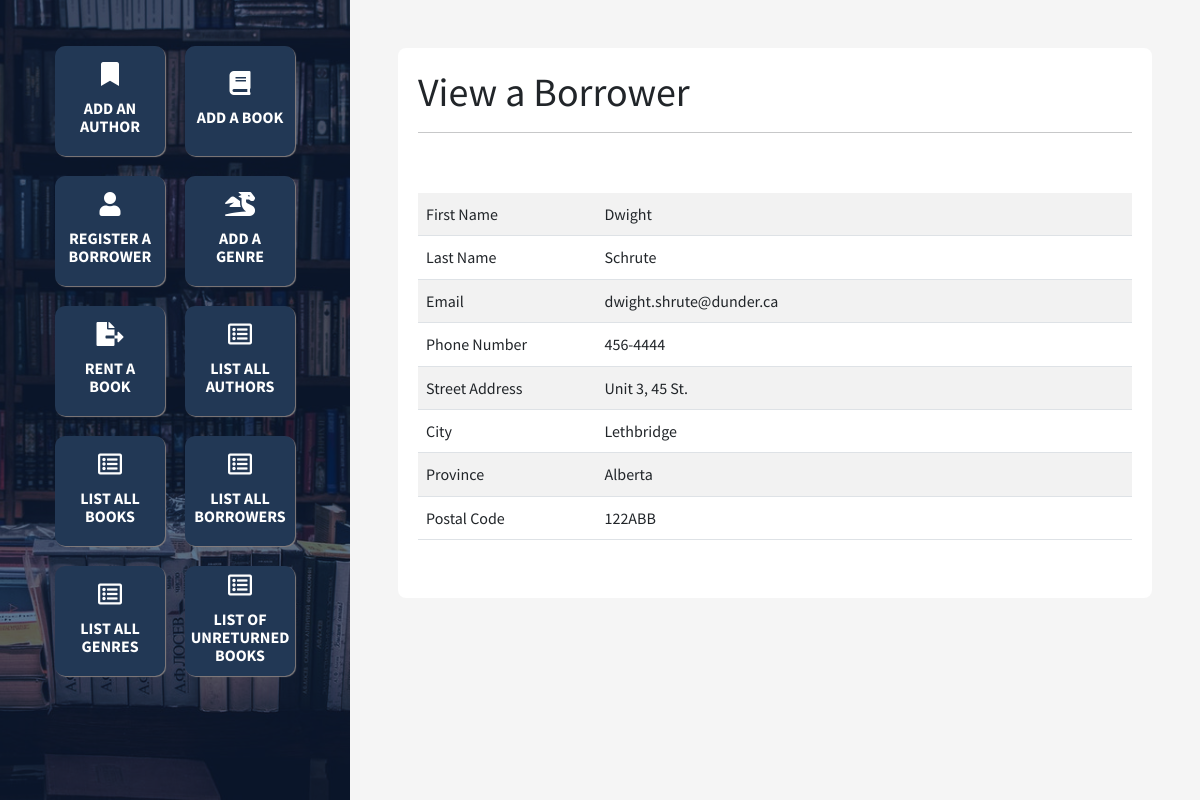
Page /view/borrower.php?id=2 on the committed database.
### tables this page shows
create table BORROWER(
    id int unsigned not null auto_increment,
    fName varchar(35),
    lName varchar(45) not null,
    email varchar(35) not null unique,
    phone varchar(15),
    street varchar(30),
    city varchar(30),
    prov enum('NL', 'PE', 'NS', 'NB', 'QC', 'ON', 'MB', 'SK', 'AB', 'BC', 'YT', 'NT', 'NU'),
    postalCode varchar(10),
    primary key (id)
);

### view/borrower.php (the view, shortened to what this page needs)
<?php
    include '../config.php';
    include '../head.php';
    include '../footer.php';
?>
<div class="right p-5">
    <main id="view-page">
        <h1>View a Borrower</h1>
        <hr>
        <?php
            if ( isset($_GET['id']) && $_GET['id'] )
            {
                $id = $_GET['id'];
                $borrowerSql = "select *
                              from BORROWER
                              where id = $id";
                $borrowerResult = $conn->query($borrowerSql);
                $txt = "";
                if ($borrowerResult && $borrowerResult->num_rows > 0)
                {
                    $borrowerRow = $borrowerResult->fetch_assoc();
                    echo '<table class="table table-striped">';
                    echo '<tr>';
                    echo '<td class="col-3">First Name</td>';
                    echo '<td class="col-9">'.$borrowerRow['fName'].'</td>';
                    echo '</tr>';
                    echo '<tr>';
                    echo '<td class="col-3">Last Name</td>';
                    echo '<td class="col-9">'.$borrowerRow['lName'].'</td>';
                    echo '</tr>';
                    echo '<tr>';
                    echo '<td class="col-3">Email</td>';
                    echo '<td class="col-9">'.$borrowerRow['email'].'</td>';
                    echo '</tr>';
                    echo '<tr>';
                    echo '<td class="col-3">Phone Number</td>';
                    echo '<td class="col-9">'.$borrowerRow['phone'].'</td>';
                    echo '</tr>';
                    echo '<tr>';
                    echo '<td class="col-3">Street Address</td>';
                    echo '<td class="col-9">'.$borrowerRow['street'].'</td>';
                    echo '</tr>';
                    echo '<tr>';
                    echo '<td class="col-3">City</td>';
                    echo '<td class="col-9">'.$borrowerRow['city'].'</td>';
                    echo '</tr>';
                    echo '<tr>';
                    echo '<td class="col-3">Province</td>';
                    switch ($borrowerRow['prov']) {
                      case 'AB':
                        $txt = "Alberta";
                        break;
                    }
                    echo '<td class="col-9">'.$txt.'</td>';
                    echo '</tr>';
                    echo '<tr>';
                    echo '<td class="col-3">Postal Code</td>';
                    echo '<td class="col-9">'.$borrowerRow['postalCode'].'</td>';
                    echo '</tr>';
                    echo '</table>';
                }
                else
                {
                    echo '<div class="text-muted">No Borrower found.</div>';
                }
            }
            else
            {
                echo '<div class="bg-danger text-white p-3">A required data is needed. Check the url.</div>';
            }
        ?>
    </main>
</div>

### css/styles.css (style rules this page uses)
body { font-family: 'Source Sans Pro', sans-serif; line-height:1.65rem; }
hr { margin-bottom: 60px; }
.right { width:100%; flex-shrink:1; margin-left: 350px; min-height:100vh; }
main { width: 100%; background: white; min-height: 550px; border-radius: 8px; padding: 20px; }

### rows in the picture
borrower: fName "Dwight", lName "Schrute", email "dwight.shrute@dunder.ca", phone "456-4444", street "Unit 3, 45 St.", city "Lethbridge", prov "Alberta", postalCode "122ABB"
